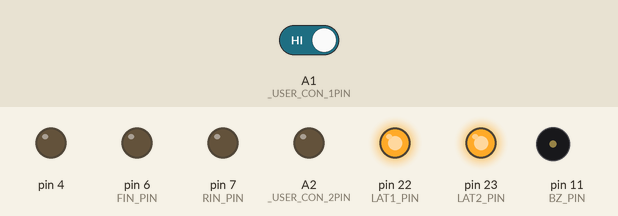
This sketch was run on a simulated Arduino Leonardo, built with avr-gcc and run on an emulated ATmega32U4. On the bench: output pins drawn as LEDs (lit = HIGH), buzzer (waves = sounding). The inputs (shaded band) are chosen by the test bench; at power-on: A1 (_USER_CON_1PIN) HIGH.

Above: at 1.2 s.
1.3 s: A1 (_USER_CON_1PIN) driven LOW
Timing chart, 0 to 4.3 s (numbered marks = the images above; inputs shaded):
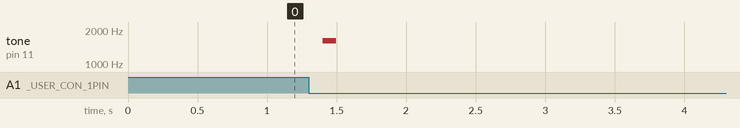

The sketch:

kadai1.ino
```cpp
// 10:41

#define USE_TIMER3_ISR
#include "mono_con.h"

const int hz[2] = { 800, 1600 };

int tsw, pretsw;
int sqsw, lastsw;
bool swps = false;
bool pend = false;
bool busy = false;

int cnt = 0;
int tgl = 1;
int i = 0;

word in, tc, bz;

ISR(TIMER3_COMPA_vect) {
	if (in++ > 5) {
		in = 0;

		tsw = digitalRead(_USER_CON_5PIN);

		if (tsw != pretsw) swps = true;

		pretsw = tsw;
	}

	if (bz && --bz == 0) noTone(BZ_PIN);
	tc++;
}

void setup() {
	config_init();
	serial_init();

	tsw = pretsw = digitalRead(_USER_CON_5PIN);
}

void loop() {
	if (swps) {
		swps = false;

		if (busy) {
			lastsw = tsw;
			pend = true;
		} else {
			cnt++;
			sqsw = tsw;
			tgl = 1;
			i = 0;
			busy = true;
		}
	}

	if (tc >= 100) {
		tc = 0;

		if (busy) {
			if (i < cnt) {
				if (tgl) {
					tone(BZ_PIN, hz[cnt % 2]);
					bz = 100;
					i++;
				}

				tgl = !tgl;
			} else {
				if (pend) {
					pend = false;
					if (lastsw != sqsw) cnt++;
					sqsw = lastsw;
					tgl = 1;
					i = 0;
				} else {
					busy = false;
				}
			}
		}
	}
}
```

mono_con.h
```cpp
//===================================================================================================================
//
//  高校生ものづくりコンテスト2026岡山県大会用 ArduinoShield
//
//    出力回路: 百エディケーション製
//    https://hyakuedu.wordpress.com/
//
//    CPU Board: Arduino MEGA 2560 R3
//                                     2026/01/08 OKAKO
//
//===================================================================================================================
#ifndef _MONO_CON_2026_H
#define _MONO_CON_2026_H

//--- Arduino  ATmega2560 Input
#define _USER_CON_1PIN A1
#define _USER_CON_2PIN A2
#define _USER_CON_3PIN 17
#define _USER_CON_4PIN 18
#define _USER_CON_5PIN 19
#define _USER_CON_6PIN 40
#define _USER_CON_7PIN 42
#define _USER_CON_8PIN 20 //GND

//--- OKAKO_Shield_CN2
#define BOARD_SW_PIN 26
#define BZ_PIN 11
#define FIN_PIN 6
#define RIN_PIN 7
#define LAT2_PIN 23
#define LAT1_PIN 22
#define SCK_PIN 24
#define SDI_PIN 25

//--- セグメントLED 0-9,blank
const int num[11] = { 0x3f, 0x06, 0x5b, 0x4f, 0x66,  //0, 1, 2, 3, 4
                      0x6d, 0x7d, 0x27, 0x7f, 0x6f,  //5, 6, 7, 8, 9
                      0x00 };                        //blank

//--- レジスタ初期設定
void config_init(void) {
  pinMode(_USER_CON_1PIN, INPUT);
  pinMode(_USER_CON_2PIN, INPUT);
  pinMode(_USER_CON_3PIN, INPUT);
  pinMode(_USER_CON_4PIN, INPUT);
  pinMode(_USER_CON_5PIN, INPUT);
  pinMode(_USER_CON_6PIN, INPUT);
  pinMode(_USER_CON_7PIN, INPUT);

  pinMode(_USER_CON_8PIN, OUTPUT);
  digitalWrite(_USER_CON_8PIN, LOW); //IN_D4をGND設定

  pinMode(BOARD_SW_PIN, INPUT);
  pinMode(BZ_PIN, OUTPUT);
  pinMode(RIN_PIN, OUTPUT);
  pinMode(FIN_PIN, OUTPUT);
  pinMode(LAT1_PIN, OUTPUT);
  pinMode(LAT2_PIN, OUTPUT);
  pinMode(SCK_PIN, OUTPUT);
  pinMode(SDI_PIN, OUTPUT);

  ////////// DCモータ制御用PWM信号生成用のタイマ(Timer4)の周波数を31.37KHzに変更 //////////
  TCCR4B = (TCCR4B & 0b11111000) | 0x01;

#ifdef USE_TIMER3_ISR
  ////////// 1ms割り込み用のタイマ(Timer3)の初期化 //////////
  TCCR3A = 0;
  TCCR3B = 0x0b;
  // OCR3A = 124;
  OCR3A = 249;
  TIMSK3 = 2;
#endif
}

//--- 構造体宣言bitset
struct bitset {
  int SDI : 1;   // bit0 シリアルデータ
  int SCK : 1;   // bit1 シリアルクロック
  int LAT1 : 1;  // bit2 7seg LED 系ラッチ
  int LAT2 : 1;  // bit3 フルカラーLED,step モータ系ラッチ
  int DCM : 2;   // bit4,5 DC モータの動作モード
  int BZ : 1;    // bit6 圧電スピーカ
  int TSW : 1;   // bit7 タクトスイッチ入力
};
struct bitset RC;  // 構造体変数

//--- 共用体宣言lm (LED & step Motor)
union {
  struct {               //--- 構造体宣言，bit というグループ名
    unsigned int SM : 4;   // bit0 ～ bit3 ステッピングモータ励磁信号
    unsigned int R : 1;    // bit4 フルカラーLED，赤色
    unsigned int B : 1;    // bit5 フルカラーLED，青色
    unsigned int G : 1;    // bit6 フルカラーLED，緑色
    unsigned int res : 1;  // bit7 未使用
  } bit;          // bit アクセス名
  struct {
    unsigned int SM : 4;
    unsigned int GBR : 3;  // フルカラーLED, カラーコードを3bitで指定
    unsigned int res : 1;
  } color;  // GBRを3ビットアクセス名
  int b8;   // byte アクセス名
} lm;       // 共用体変数名

//--- U1,U2,U3初期化
void serial_init(void) {
  // U1, U2
  digitalWrite(LAT1_PIN, LOW);
  shiftOut(SDI_PIN, SCK_PIN, MSBFIRST, 0x00);
  shiftOut(SDI_PIN, SCK_PIN, MSBFIRST, 0x00);
  digitalWrite(LAT1_PIN, HIGH);

  // U3
  digitalWrite(LAT2_PIN, LOW);
  shiftOut(SDI_PIN, SCK_PIN, MSBFIRST, 0x00);
  digitalWrite(LAT2_PIN, HIGH);
}

//--- 2桁7セグメントLEDの表示関数
void disp(char leftPat, char rightPat) {
  digitalWrite(LAT1_PIN, LOW);
  shiftOut(SDI_PIN, SCK_PIN, MSBFIRST, leftPat);
  shiftOut(SDI_PIN, SCK_PIN, MSBFIRST, rightPat);
  digitalWrite(LAT1_PIN, HIGH);
}

//--- ステッピングモータの初期設定関数
int stepm_init(int n) {
  int spm[5] = { 0x9,     // A
                 0xc,     // B
                 0x6,     // nA
                 0x3,     // nB
                 0x00 };  // Stop

  return spm[n];
}

//--- フルカラーLEDとステッピングモータの動作制御関数
void led_stepmotor(char n) {
  digitalWrite(LAT2_PIN, LOW);
  shiftOut(SDI_PIN, SCK_PIN, MSBFIRST, n);
  digitalWrite(LAT2_PIN, HIGH);
}

#endif
```

Measured:
- after the input at 1.3 s, tone on pin 11 (BZ_PIN): silent → 1600 Hz after 0.10 s, → silent 0.10 s later
